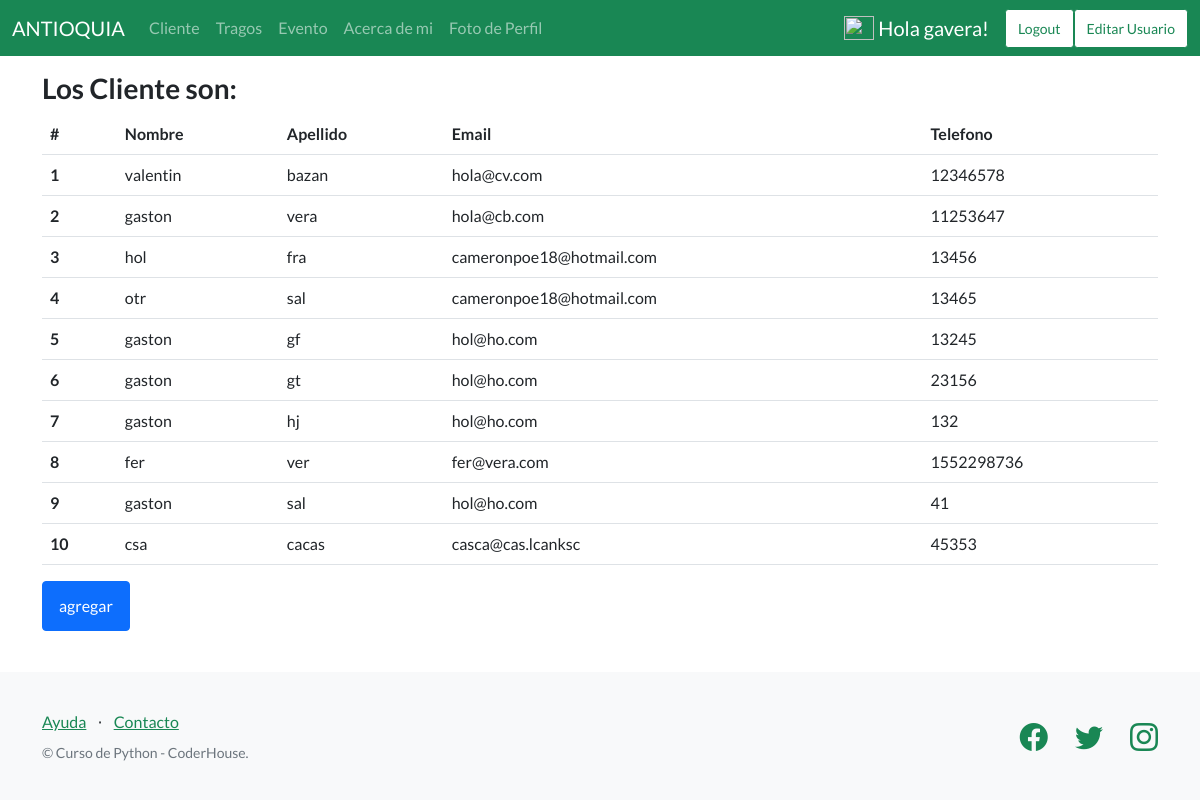
/coder/cliente (signed in), run on the app's committed database.
### Appcoder/models.py (models this page shows, shortened)
class Cliente(Model):
    nombre = CharField(max_length=30)
    apellido = CharField(max_length=30)
    email = EmailField()
    telefono = IntegerField()

### Appcoder/views.py (the view)
# urls.py: path('cliente', cliente, name='cliente'),
@login_required
def cliente(request):
    return render(request, 'Appcoder/cliente.html',
                  {'cliente': Cliente.objects.all() })

### templates/Appcoder/cliente.html (shortened to what this page needs)
{% extends 'Appcoder/padre.html' %}
{% block contenidoQueCambia %}
<h3> Los Cliente son: </h3>
<table class="table">
    <tr>
        <th scope="col">#</th>
        <th scope="col">Nombre</th>
        <th scope="col">Apellido</th>
        <th scope="col">Email</th>
        <th scope="col">Telefono</th>
    </tr>
    {% for cliente in cliente %}
        <tr>
            <th scope="row">{{cliente.id}}</th>
            <td>{{cliente.nombre}}</td>
            <td>{{cliente.apellido}}</td>
            <td>{{cliente.email}}</td>
            <td>{{cliente.telefono}}</td>
        </tr>
    {%endfor%}
</table>
    <a class="btn btn-primary" href="{% url 'cliente_formulario' %}">agregar </a>
{% endblock %}

### templates/Appcoder/padre.html (shortened to what this page needs)
<!DOCTYPE html>
<html lang="en">
    <head>
        {% load static %}
        <link href="https://cdn.jsdelivr.net/npm/bootstrap-icons@1.5.0/font/bootstrap-icons.css" rel="stylesheet" type="text/css" />
        <link href="{%static 'Appcoder/css/styles.css' %}" rel="stylesheet" />
    </head>
    <body>
        <nav class="navbar navbar-expand-lg navbar-dark bg-success ">
          <div class="container-fluid bg-success">
            <a class="navbar-brand" href="{% url 'inicio' %}">ANTIOQUIA</a>
            <div class="collapse navbar-collapse" id="navbarTogglerDemo02">
                <ul class="navbar-nav me-auto mb-2 mb-lg-0">
                    <li class="nav-item">
                      <a class="nav-link" href="{% url 'cliente' %}">Cliente</a>
                    </li>
                    <li class="nav-item">
                      <a class="nav-link" href="{% url 'tragos' %}">Tragos</a>
                    </li>
                    <li class="nav-item">
                       <a class="nav-link" href="{% url 'evento' %}">Evento</a>
                    </li>
                    <li class="nav-item">
                        <a class="nav-link" href="{% url 'acerca_de_mi' %}">Acerca de mi</a>
                     </li>
                     <li class="nav-item">
                        <a class="nav-link" href="{% url 'avatar_add' %}">Foto de Perfil</a>
                     </li>
                </ul>
                {% if not request.user.is_authenticated %}
                    <a class="btn btn-outline-success btn-sm bg-white" href="{% url 'login' %}">INICIAR</a>
                {% else %}
                <a class="navbar-brand" href="#">
                    <img src="{{avatar_url}}" alt="" width="30" height="24" class="d-inline-block align-text-top">
                    Hola {{user.username}}!
                  </a>
                    <a class="btn btn-outline-success btn-sm bg-white" href="{% url 'logout' %}">Logout</a>
                    <a class="btn btn-outline-success btn-sm bg-white" href="{% url 'user_editar' %}">Editar Usuario</a>
                {% endif%}
                </div>
            </div>
        </nav>
        <div class="container" style="margin-bottom:9rem;margin-top: 1rem;">
        {% block contenidoQueCambia %}
        {% endblock %}
        </div>
        <footer class="footer bg-light">
            <div class="container">
                <div class="row">
                    <div class="col-lg-6 h-100 text-center text-lg-start my-auto">
                        <ul class="list-inline mb-2">
                            <li class="list-inline-item"><a href="#!" class="text-success">Ayuda</a></li>
                            <li class="list-inline-item">⋅</li>
                            <li class="list-inline-item"><a href="#!" class="text-success">Contacto</a></li>
                        </ul>
                        <p class="text-muted small mb-4 mb-lg-0">&copy; Curso de Python - CoderHouse.</p>
                    </div>
                    <div class="col-lg-6 h-100 text-center text-lg-end my-auto">
                        <ul class="list-inline mb-0 ">
                            <li class="list-inline-item me-4">
                                <a href="https://es-la.facebook.com/antioquiabarras/" target="blank" class="text-success"><i class="bi-facebook fs-3"></i></a>
                            </li>
                            <li class="list-inline-item me-4">
                                <a href="#!" class="text-success"><i class="bi-twitter fs-3"></i></a>
                            </li>
                            <li class="list-inline-item">
                                <a href="#!" class="text-success"><i class="bi-instagram fs-3"></i></a>
                            </li>
                        </ul>
                    </div>
                </div>
            </div>
        </footer>
    </body>
</html>

### templates/Appcoder/padre.html (style rules this page uses)
html { min-height: 100%; position: relative; }
body { margin: 0; margin-bottom: 40px; }
footer { display: flex; align-items: center; position: absolute; bottom: 0; width: 100%; height: 40px; }

### data on the page
Cliente: id "1", nombre "valentin", apellido "bazan", email "hola@cv.com", telefono "12346578"
Cliente: id "2", nombre "gaston", apellido "vera", email "hola@cb.com", telefono "11253647"
Cliente: id "3", nombre "hol", apellido "fra", email "cameronpoe18@hotmail.com", telefono "13456"
Cliente: id "4", nombre "otr", apellido "sal", email "cameronpoe18@hotmail.com", telefono "13465"
Cliente: id "5", nombre "gaston", apellido "gf", email "hol@ho.com", telefono "13245"
Cliente: id "6", nombre "gaston", apellido "gt", email "hol@ho.com", telefono "23156"
Cliente: id "7", nombre "gaston", apellido "hj", email "hol@ho.com", telefono "132"
Cliente: id "8", nombre "fer", apellido "ver", email "fer@vera.com", telefono "1552298736"
Cliente: id "9", nombre "gaston", apellido "sal", email "hol@ho.com", telefono "41"
Cliente: id "10", nombre "csa", apellido "cacas", email "casca@cas.lcanksc", telefono "45353"

### other printed values
{{ user.username }} "gavera"
